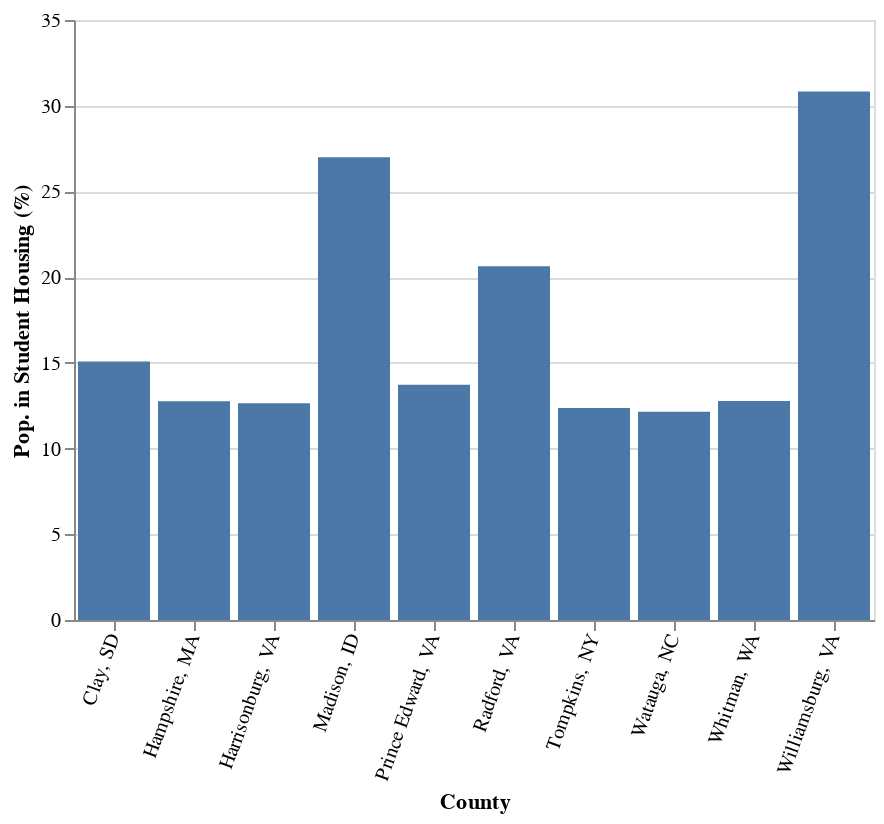

Notebook code for this chart:
### Code cell
top10_college_towns = college_town.sort_values("pct_student_housing", ascending = False).reset_index(drop=True).iloc[:10,]
top10_college_towns = top10_college_towns.assign(
    full_name = lambda x: x.county_name + ", " + x.state
)

alt.Chart(top10_college_towns).mark_bar().encode(
    x = alt.X('full_name', title = "County", axis = alt.Axis(labelAngle = -70)),
    y = alt.Y('pct_student_housing', title = "Pop. in Student Housing (%)")
).properties(width = 400)

### Figure 1 — Vega-Lite specification as saved in the notebook (floating-point values rounded to 4 significant figures)
{"config": {"view": {"continuousWidth": 400, "continuousHeight": 300}}, "data": {"name": "data-a18cfc9ad0600f621944ed0c3b08d14a"}, "mark": "bar", "encoding": {"x": {"type": "nominal", "axis": {"labelAngle": -70}, "field": "full_name", "title": "County"}, "y": {"type": "quantitative", "field": "pct_student_housing", "title": "Pop. in Student Housing (%)"}}, "width": 400, "$schema": "https://vega.github.io/schema/vega-lite/v4.8.1.json", "datasets": {"data-a18cfc9ad0600f621944ed0c3b08d14a": [{"state": "VA", "county_name": "Williamsburg", "county_fips_code": 51830, "total": 15425, "student_housing": 4755, "pct_student_housing": 30.83, "tags": 2, "full_name": "Williamsburg, VA"}, {"state": "ID", "county_name": "Madison", "county_fips_code": 16065, "total": 52913, "student_housing": 14286, "pct_student_housing": 27.0, "tags": 1, "full_name": "Madison, ID"}, {"state": "VA", "county_name": "Radford", "county_fips_code": 51750, "total": 16070, "student_housing": 3315, "pct_student_housing": 20.63, "tags": 1, "full_name": "Radford, VA"}, {"state": "SD", "county_name": "Clay", "county_fips_code": 46027, "total": 14967, "student_housing": 2257, "pct_student_housing": 15.08, "tags": 1, "full_name": "Clay, SD"}, {"state": "VA", "county_name": "Prince Edward", "county_fips_code": 51147, "total": 21849, "student_housing": 2997, "pct_student_housing": 13.72, "tags": 1, "full_name": "Prince Edward, VA"}, {"state": "WA", "county_name": "Whitman", "county_fips_code": 53075, "total": 47973, "student_housing": 6130, "pct_student_housing": 12.78, "tags": 1, "full_name": "Whitman, WA"}, {"state": "MA", "county_name": "Hampshire", "county_fips_code": 25015, "total": 162308, "student_housing": 20717, "pct_student_housing": 12.76, "tags": 6, "full_name": "Hampshire, MA"}, {"state": "VA", "county_name": "Harrisonburg", "county_fips_code": 51660, "total": 51814, "student_housing": 6547, "pct_student_housing": 12.64, "tags": 3, "full_name": "Harrisonburg, VA"}, {"state": "NY", "county_name": "Tompkins", "county_fips_code": 36109, "total": 105740, "student_housing": 13084, "pct_student_housing": 12.37, "tags": 4, "full_name": "Tompkins, NY"}, {"state": "NC", "county_name": "Watauga", "county_fips_code": 37189, "total": 54086, "student_housing": 6573, "pct_student_housing": 12.15, "tags": 7, "full_name": "Watauga, NC"}]}}
